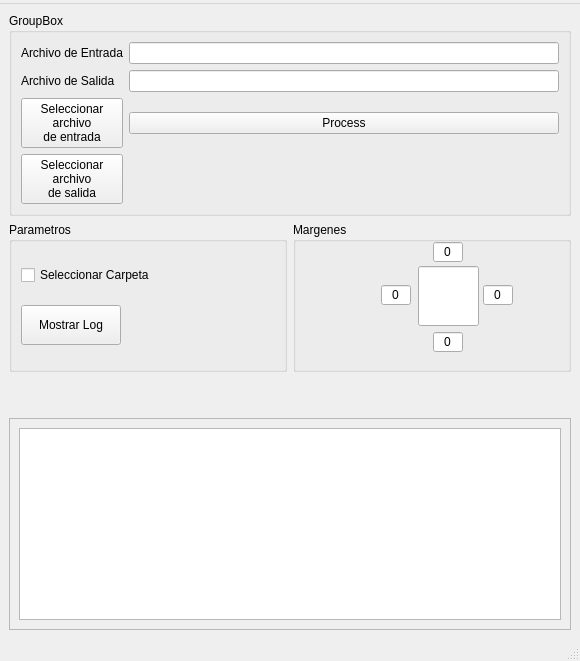
<?xml version="1.0" encoding="UTF-8"?>
<ui version="4.0">
 <class>MainWindow</class>
 <widget class="QMainWindow" name="MainWindow">
  <property name="geometry">
   <rect>
    <x>0</x>
    <y>0</y>
    <width>580</width>
    <height>590</height>
   </rect>
  </property>
  <property name="sizePolicy">
   <sizepolicy hsizetype="Preferred" vsizetype="Preferred">
    <horstretch>0</horstretch>
    <verstretch>0</verstretch>
   </sizepolicy>
  </property>
  <property name="windowTitle">
   <string>PdfMarginAdder</string>
  </property>
  <widget class="QWidget" name="centralwidget">
   <property name="sizePolicy">
    <sizepolicy hsizetype="Preferred" vsizetype="MinimumExpanding">
     <horstretch>0</horstretch>
     <verstretch>0</verstretch>
    </sizepolicy>
   </property>
   <layout class="QVBoxLayout" name="verticalLayout_3">
    <property name="sizeConstraint">
     <enum>QLayout::SetNoConstraint</enum>
    </property>
    <item>
     <layout class="QVBoxLayout" name="verticalLayout_2">
      <property name="sizeConstraint">
       <enum>QLayout::SetDefaultConstraint</enum>
      </property>
      <item>
       <widget class="QGroupBox" name="groupBoxInput">
        <property name="sizePolicy">
         <sizepolicy hsizetype="Preferred" vsizetype="Fixed">
          <horstretch>0</horstretch>
          <verstretch>0</verstretch>
         </sizepolicy>
        </property>
        <property name="maximumSize">
         <size>
          <width>16777215</width>
          <height>210</height>
         </size>
        </property>
        <property name="title">
         <string>GroupBox</string>
        </property>
        <layout class="QGridLayout" name="gridLayout_2">
         <property name="sizeConstraint">
          <enum>QLayout::SetNoConstraint</enum>
         </property>
         <item row="0" column="1">
          <widget class="QLineEdit" name="lineEditPathArchivoInput">
           <property name="enabled">
            <bool>true</bool>
           </property>
           <property name="text">
            <string/>
           </property>
           <property name="readOnly">
            <bool>true</bool>
           </property>
           <property name="placeholderText">
            <string/>
           </property>
          </widget>
         </item>
         <item row="1" column="0">
          <widget class="QLabel" name="label">
           <property name="text">
            <string>Archivo de Salida</string>
           </property>
          </widget>
         </item>
         <item row="2" column="1">
          <widget class="QPushButton" name="pushButtonProcess">
           <property name="text">
            <string>Process</string>
           </property>
          </widget>
         </item>
         <item row="1" column="1">
          <widget class="QLineEdit" name="lineEditPathArchivoOutput"/>
         </item>
         <item row="2" column="0">
          <widget class="QPushButton" name="pushButtonSelectFileInput">
           <property name="text">
            <string>Seleccionar
archivo
de entrada</string>
           </property>
          </widget>
         </item>
         <item row="3" column="0">
          <widget class="QPushButton" name="pushButtonSelectFileOutput">
           <property name="text">
            <string>Seleccionar
archivo
de salida</string>
           </property>
          </widget>
         </item>
         <item row="0" column="0">
          <widget class="QLabel" name="labelArchivo">
           <property name="text">
            <string>Archivo de Entrada</string>
           </property>
          </widget>
         </item>
        </layout>
       </widget>
      </item>
      <item>
       <layout class="QHBoxLayout" name="horizontalLayoutParameters" stretch="0,0">
        <property name="sizeConstraint">
         <enum>QLayout::SetFixedSize</enum>
        </property>
        <item>
         <widget class="QGroupBox" name="groupBox_2">
          <property name="sizePolicy">
           <sizepolicy hsizetype="Preferred" vsizetype="Fixed">
            <horstretch>0</horstretch>
            <verstretch>0</verstretch>
           </sizepolicy>
          </property>
          <property name="minimumSize">
           <size>
            <width>0</width>
            <height>150</height>
           </size>
          </property>
          <property name="title">
           <string>Parametros</string>
          </property>
          <layout class="QVBoxLayout" name="verticalLayout">
           <item>
            <widget class="QCheckBox" name="checkBoxFolder">
             <property name="text">
              <string>Seleccionar Carpeta</string>
             </property>
            </widget>
           </item>
           <item>
            <widget class="QPushButton" name="pushButtonShowLog">
             <property name="maximumSize">
              <size>
               <width>100</width>
               <height>40</height>
              </size>
             </property>
             <property name="text">
              <string>Mostrar Log</string>
             </property>
             <property name="checkable">
              <bool>true</bool>
             </property>
            </widget>
           </item>
          </layout>
         </widget>
        </item>
        <item>
         <widget class="QGroupBox" name="groupBoxMargenes">
          <property name="sizePolicy">
           <sizepolicy hsizetype="Preferred" vsizetype="Fixed">
            <horstretch>0</horstretch>
            <verstretch>0</verstretch>
           </sizepolicy>
          </property>
          <property name="minimumSize">
           <size>
            <width>0</width>
            <height>150</height>
           </size>
          </property>
          <property name="title">
           <string>Margenes</string>
          </property>
          <widget class="QLineEdit" name="lineEdit">
           <property name="geometry">
            <rect>
             <x>125</x>
             <y>44</y>
             <width>61</width>
             <height>60</height>
            </rect>
           </property>
           <property name="minimumSize">
            <size>
             <width>40</width>
             <height>40</height>
            </size>
           </property>
           <property name="baseSize">
            <size>
             <width>40</width>
             <height>40</height>
            </size>
           </property>
           <property name="inputMethodHints">
            <set>Qt::ImhNone</set>
           </property>
           <property name="readOnly">
            <bool>true</bool>
           </property>
          </widget>
          <widget class="QLineEdit" name="lineEditLeft">
           <property name="geometry">
            <rect>
             <x>88</x>
             <y>63</y>
             <width>30</width>
             <height>20</height>
            </rect>
           </property>
           <property name="inputMethodHints">
            <set>Qt::ImhDigitsOnly|Qt::ImhFormattedNumbersOnly</set>
           </property>
           <property name="text">
            <string>0</string>
           </property>
           <property name="maxLength">
            <number>3</number>
           </property>
           <property name="alignment">
            <set>Qt::AlignCenter</set>
           </property>
           <property name="placeholderText">
            <string/>
           </property>
          </widget>
          <widget class="QLineEdit" name="lineEditRight">
           <property name="geometry">
            <rect>
             <x>190</x>
             <y>63</y>
             <width>30</width>
             <height>20</height>
            </rect>
           </property>
           <property name="inputMethodHints">
            <set>Qt::ImhDigitsOnly|Qt::ImhFormattedNumbersOnly</set>
           </property>
           <property name="text">
            <string>0</string>
           </property>
           <property name="maxLength">
            <number>3</number>
           </property>
           <property name="alignment">
            <set>Qt::AlignCenter</set>
           </property>
           <property name="placeholderText">
            <string/>
           </property>
          </widget>
          <widget class="QLineEdit" name="lineEditTop">
           <property name="geometry">
            <rect>
             <x>140</x>
             <y>20</y>
             <width>30</width>
             <height>20</height>
            </rect>
           </property>
           <property name="inputMethodHints">
            <set>Qt::ImhDigitsOnly|Qt::ImhFormattedNumbersOnly</set>
           </property>
           <property name="inputMask">
            <string/>
           </property>
           <property name="text">
            <string>0</string>
           </property>
           <property name="maxLength">
            <number>3</number>
           </property>
           <property name="alignment">
            <set>Qt::AlignCenter</set>
           </property>
           <property name="placeholderText">
            <string/>
           </property>
          </widget>
          <widget class="QLineEdit" name="lineEditBottom">
           <property name="geometry">
            <rect>
             <x>140</x>
             <y>110</y>
             <width>30</width>
             <height>20</height>
            </rect>
           </property>
           <property name="inputMethodHints">
            <set>Qt::ImhDigitsOnly|Qt::ImhFormattedNumbersOnly</set>
           </property>
           <property name="text">
            <string>0</string>
           </property>
           <property name="maxLength">
            <number>3</number>
           </property>
           <property name="alignment">
            <set>Qt::AlignCenter</set>
           </property>
           <property name="placeholderText">
            <string/>
           </property>
          </widget>
         </widget>
        </item>
       </layout>
      </item>
      <item>
       <spacer name="verticalSpacerLog">
        <property name="orientation">
         <enum>Qt::Vertical</enum>
        </property>
        <property name="sizeHint" stdset="0">
         <size>
          <width>20</width>
          <height>40</height>
         </size>
        </property>
       </spacer>
      </item>
      <item>
       <widget class="QFrame" name="frameLog">
        <property name="sizePolicy">
         <sizepolicy hsizetype="Preferred" vsizetype="Preferred">
          <horstretch>0</horstretch>
          <verstretch>0</verstretch>
         </sizepolicy>
        </property>
        <property name="minimumSize">
         <size>
          <width>80</width>
          <height>0</height>
         </size>
        </property>
        <property name="frameShape">
         <enum>QFrame::StyledPanel</enum>
        </property>
        <property name="frameShadow">
         <enum>QFrame::Raised</enum>
        </property>
        <layout class="QHBoxLayout" name="horizontalLayout_4">
         <item>
          <widget class="QTextEdit" name="textEditLog"/>
         </item>
        </layout>
       </widget>
      </item>
     </layout>
    </item>
   </layout>
  </widget>
  <widget class="QMenuBar" name="menubar">
   <property name="geometry">
    <rect>
     <x>0</x>
     <y>0</y>
     <width>580</width>
     <height>22</height>
    </rect>
   </property>
   <widget class="QMenu" name="menuArchivo">
    <property name="title">
     <string/>
    </property>
   </widget>
   <addaction name="menuArchivo"/>
  </widget>
  <widget class="QStatusBar" name="statusbar"/>
 </widget>
 <resources/>
 <connections/>
</ui>
